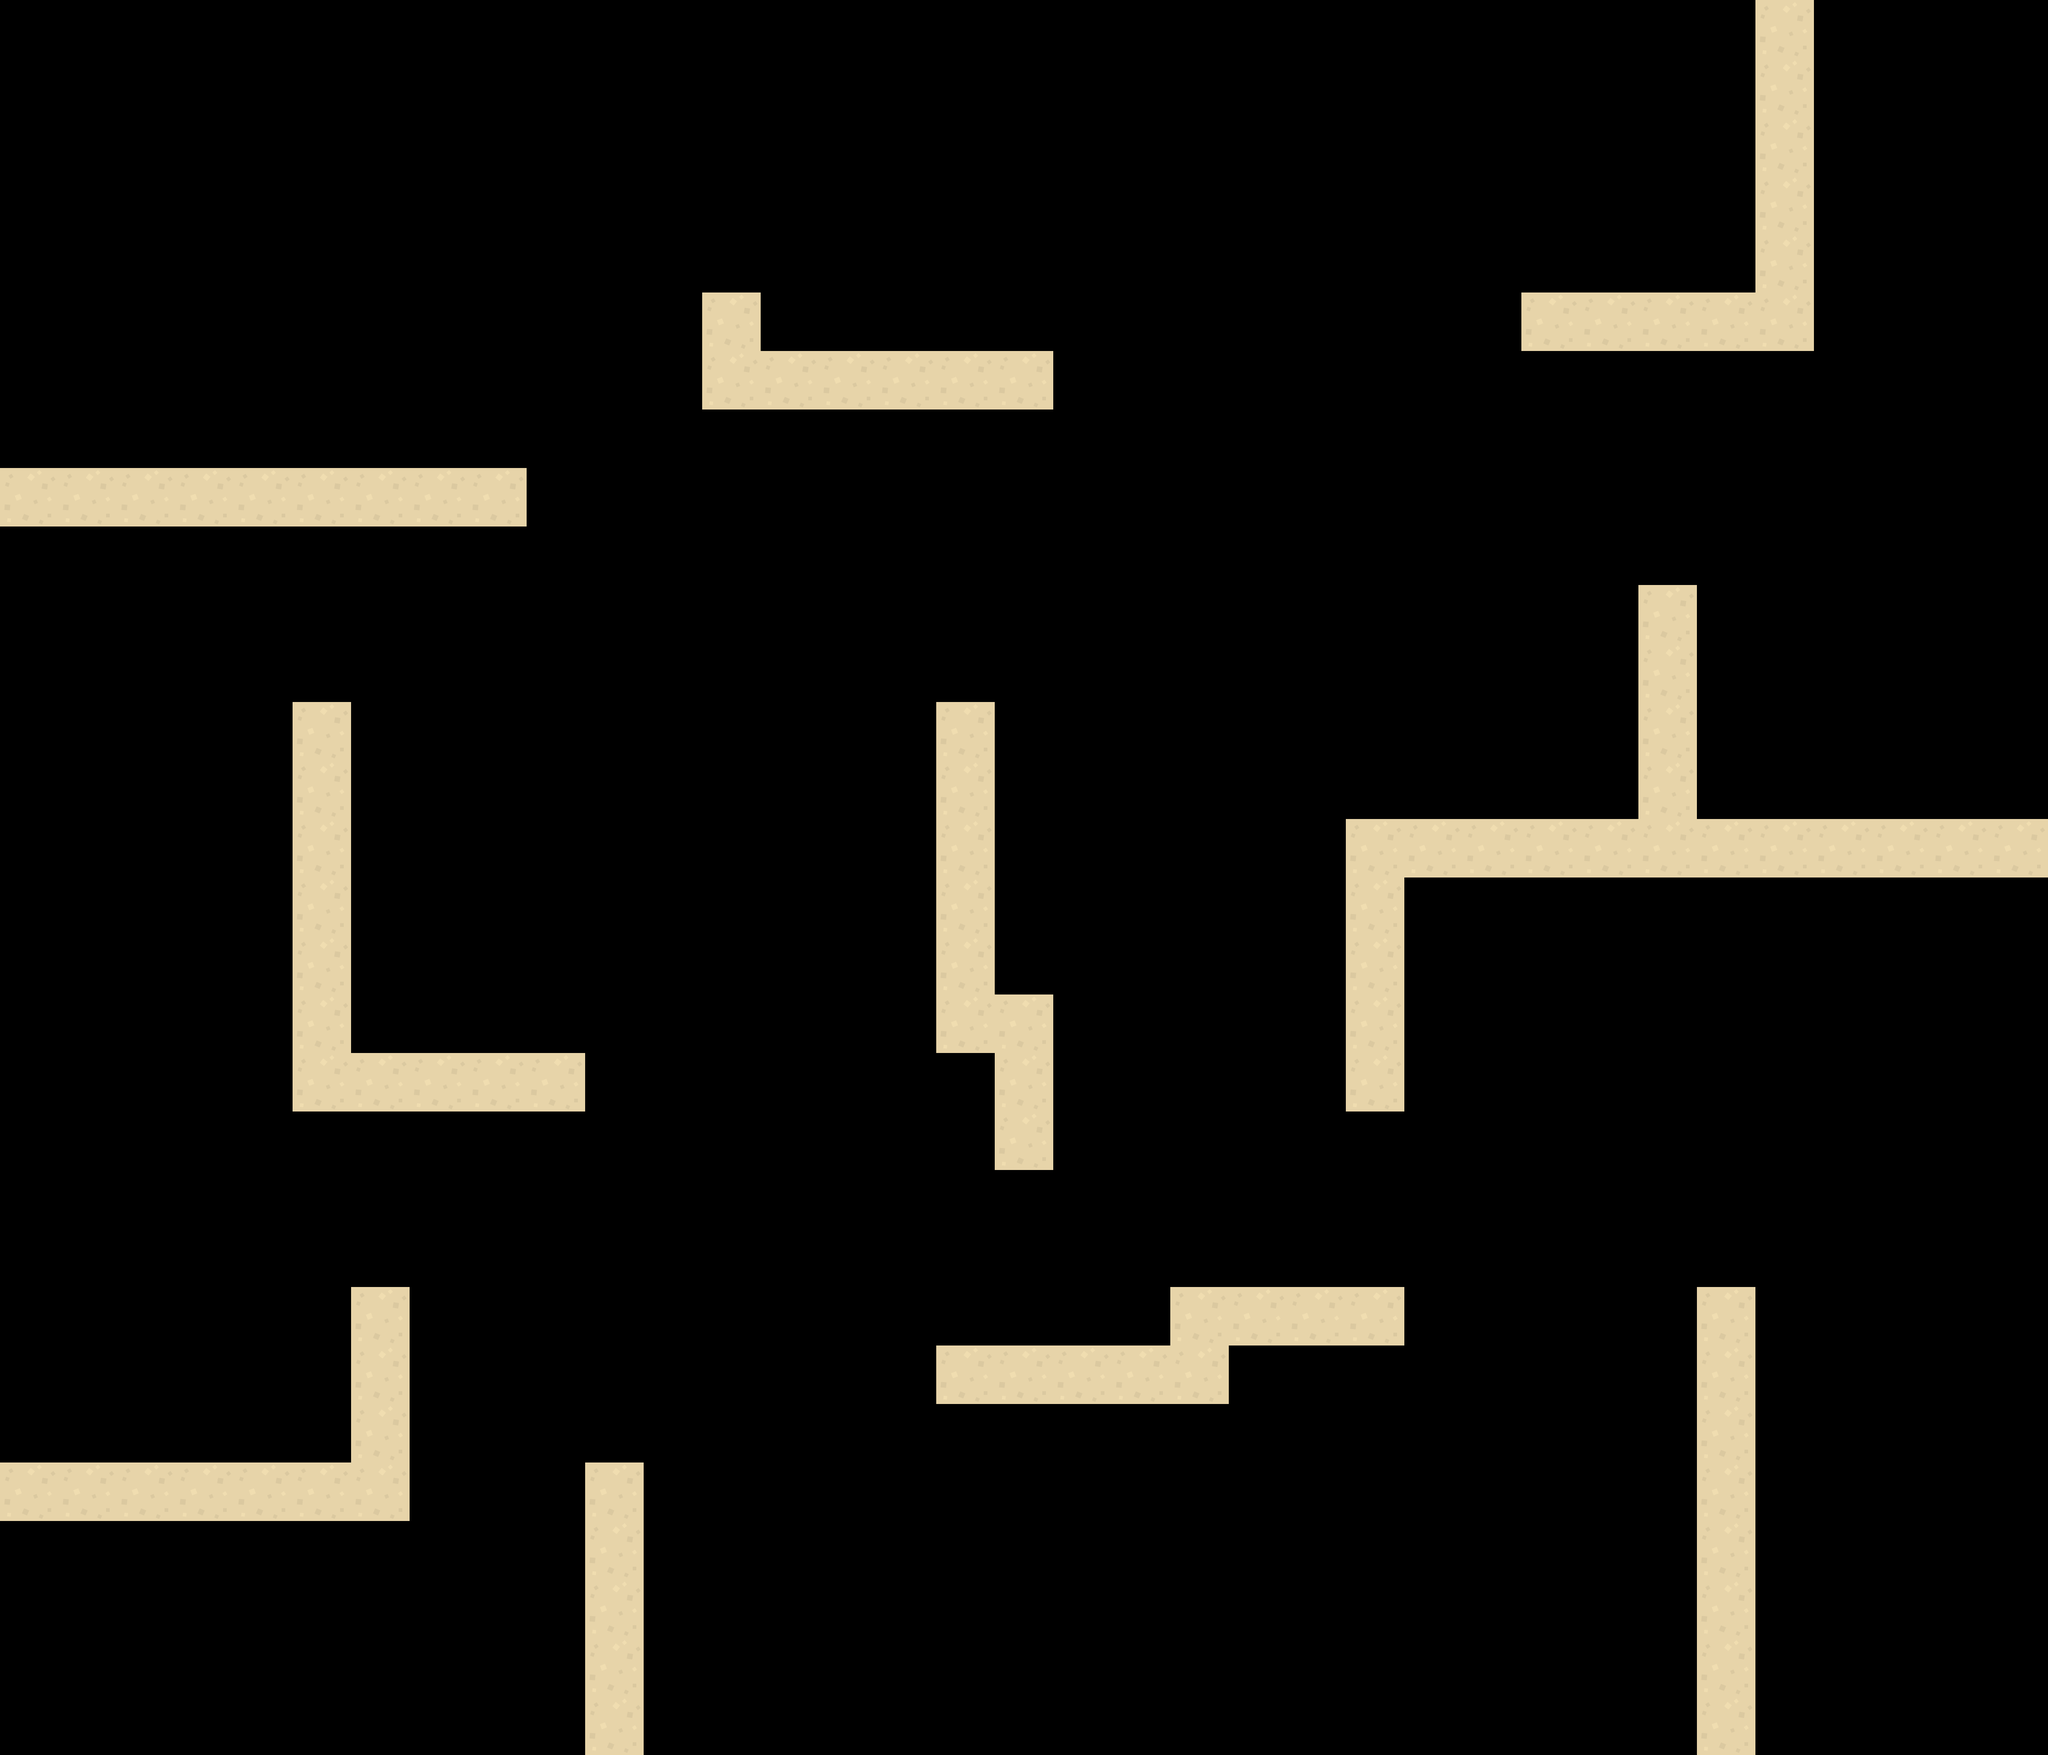

This game map was drawn from its Tiled (.tmx) file and the tilesets committed beside it. A one-line description and the trimmed map source follow:
An orthogonal 35x30 tile map with 128x128 px tiles, 1 tile layer (Platforms).

<map version="1.5" tiledversion="2021.02.15" orientation="orthogonal" renderorder="right-down" width="35" height="30" tilewidth="128" tileheight="128" infinite="0" nextlayerid="2" nextobjectid="1">
 <tileset firstgid="1" name="my_tiles" tilewidth="128" tileheight="128" tilecount="1" columns="0">
  <grid orientation="orthogonal" width="1" height="1" />
  <tile id="0">
   <image width="128" height="128" source="kenney_topdowntanksredux/PNG/Retina/tileSand2.png" />
  </tile>
 </tileset>
 <layer id="1" name="Platforms" width="35" height="30">
  <data>[1050 cells, 98 non-empty, 1 distinct tile ids]</data>
 </layer>
</map>
